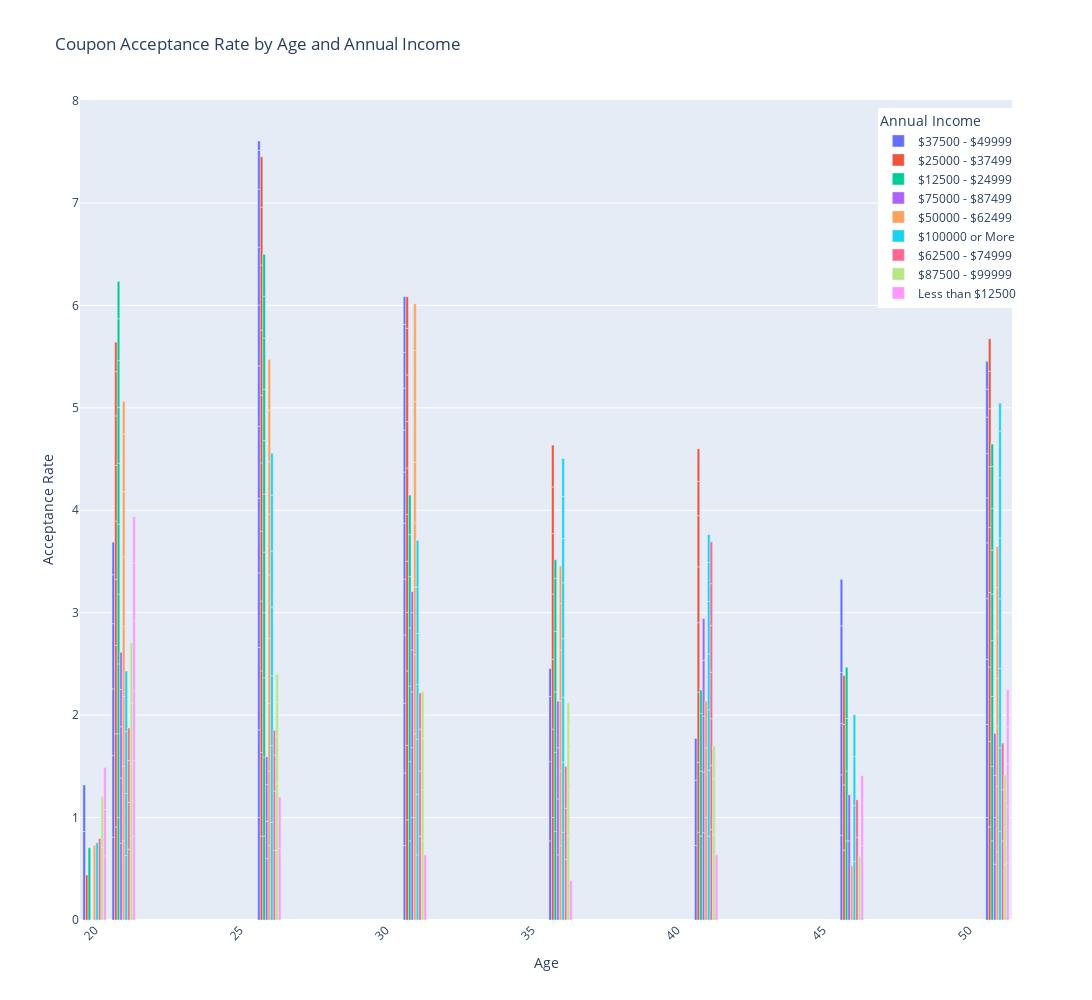

The cell this chart's notebook holds for it:
### Code cell
fig = px.bar(
    sorted_group,
    x='age',
    y='Acceptance_Rate',
    color='income',
    title='Coupon Acceptance Rate by Age and Annual Income',
    labels={'Acceptance_Rate': 'Acceptance Rate', 'age': 'Age', 'annual_income': 'Annual Income'}
)

fig.update_layout(
    xaxis_title='Age',
    yaxis_title='Acceptance Rate',
    legend_title='Annual Income',
    xaxis_tickangle=-45,  # Rotate the x-axis labels
    barmode='group',
    legend=dict(
        yanchor="top",
        y=0.99,
        xanchor="right",
        x=1.01
    ),
    autosize=False,
    width=2500,
    height=1000
)
fig.show()

### Figure 1 — Plotly figure (JSON) as saved in the notebook; plotly's stock layout.template omitted (floating-point values rounded to 4 significant figures)
{"data": [{"alignmentgroup": "True", "hovertemplate": "income=$37500 - $49999<br>Age=%{x}<br>Acceptance Rate=%{y}<extra></extra>", "legendgroup": "$37500 - $49999", "marker": {"color": "#636efa", "pattern": {"shape": ""}}, "name": "$37500 - $49999", "offsetgroup": "$37500 - $49999", "orientation": "v", "showlegend": true, "textposition": "auto", "type": "bar", "x": [51, 26, 51, 20, 26, 46, 21, 26, 21, 36, 36, 41, 26, 26, 31, 31, 26, 31, 31, 21, 51, 21, 41, 36, 26, 51, 26, 46, 26, 26, 31, 51, 31, 46, 31, 46, 21, 46, 20, 46, 51, 51, 41, 31, 31, 26, 51, 31, 21, 31, 51, 51, 31, 36, 26], "xaxis": "x", "y": [1, 1, 0.9091, 0.8636, 0.8571, 0.8261, 0.8095, 0.803, 0.7955, 0.7727, 0.7727, 0.7273, 0.7273, 0.7273, 0.7273, 0.7073, 0.7045, 0.6818, 0.6667, 0.6515, 0.6364, 0.6364, 0.6364, 0.6364, 0.5909, 0.5909, 0.5909, 0.5909, 0.5682, 0.5636, 0.5455, 0.5455, 0.5455, 0.5, 0.5, 0.5, 0.4773, 0.4545, 0.4545, 0.4545, 0.4394, 0.4318, 0.4091, 0.4091, 0.4091, 0.381, 0.3556, 0.3488, 0.3182, 0.2727, 0.2727, 0.2727, 0.2727, 0.2727, 0.09091], "yaxis": "y"}, {"alignmentgroup": "True", "hovertemplate": "income=$25000 - $37499<br>Age=%{x}<br>Acceptance Rate=%{y}<extra></extra>", "legendgroup": "$25000 - $37499", "marker": {"color": "#EF553B", "pattern": {"shape": ""}}, "name": "$25000 - $37499", "offsetgroup": "$25000 - $37499", "orientation": "v", "showlegend": true, "textposition": "auto", "type": "bar", "x": [36, 31, 21, 21, 51, 21, 36, 41, 51, 26, 26, 26, 51, 31, 31, 51, 26, 26, 36, 41, 41, 41, 46, 26, 26, 21, 26, 46, 51, 26, 36, 46, 36, 51, 31, 51, 21, 26, 21, 41, 41, 31, 26, 21, 46, 31, 36, 31, 31, 31, 31, 20, 21, 36, 51, 41, 41, 51, 31, 21], "xaxis": "x", "y": [1, 0.9773, 0.9091, 0.9091, 0.9091, 0.8636, 0.8636, 0.8571, 0.8333, 0.8182, 0.8182, 0.7955, 0.7273, 0.7273, 0.7273, 0.7273, 0.6818, 0.6818, 0.6818, 0.6818, 0.6818, 0.6818, 0.6818, 0.6667, 0.6591, 0.6439, 0.6364, 0.6364, 0.6364, 0.6364, 0.6364, 0.5909, 0.5909, 0.5909, 0.5714, 0.5682, 0.5682, 0.5641, 0.5455, 0.5455, 0.5, 0.5, 0.4925, 0.4819, 0.4773, 0.4545, 0.4545, 0.4545, 0.4545, 0.4545, 0.4545, 0.4394, 0.4318, 0.4091, 0.3636, 0.3333, 0.3182, 0.3182, 0.3077, 0.2879], "yaxis": "y"}, {"alignmentgroup": "True", "hovertemplate": "income=$12500 - $24999<br>Age=%{x}<br>Acceptance Rate=%{y}<extra></extra>", "legendgroup": "$12500 - $24999", "marker": {"color": "#00cc96", "pattern": {"shape": ""}}, "name": "$12500 - $24999", "offsetgroup": "$12500 - $24999", "orientation": "v", "showlegend": true, "textposition": "auto", "type": "bar", "x": [21, 36, 21, 26, 41, 31, 46, 26, 36, 31, 51, 26, 31, 51, 20, 51, 21, 21, 21, 46, 41, 26, 21, 36, 36, 26, 31, 26, 41, 51, 21, 26, 36, 46, 26, 46, 31, 26, 21, 51, 51, 26, 21, 51, 31, 26, 51, 31, 21, 41, 51, 36], "xaxis": "x", "y": [1, 0.8636, 0.8182, 0.8182, 0.8182, 0.7727, 0.7727, 0.7727, 0.7727, 0.7727, 0.7727, 0.7727, 0.7385, 0.7273, 0.7045, 0.6818, 0.6818, 0.6818, 0.6818, 0.6818, 0.6364, 0.6364, 0.5966, 0.5909, 0.5909, 0.5909, 0.5682, 0.5667, 0.5625, 0.5455, 0.5455, 0.5227, 0.5172, 0.5128, 0.5, 0.5, 0.5, 0.5, 0.4545, 0.4545, 0.4286, 0.4091, 0.4091, 0.4091, 0.4091, 0.4091, 0.4091, 0.3864, 0.3636, 0.2273, 0.2174, 0.1818], "yaxis": "y"}, {"alignmentgroup": "True", "hovertemplate": "income=$75000 - $87499<br>Age=%{x}<br>Acceptance Rate=%{y}<extra></extra>", "legendgroup": "$75000 - $87499", "marker": {"color": "#ab63fa", "pattern": {"shape": ""}}, "name": "$75000 - $87499", "offsetgroup": "$75000 - $87499", "orientation": "v", "showlegend": true, "textposition": "auto", "type": "bar", "x": [31, 41, 46, 21, 31, 36, 21, 26, 41, 51, 31, 36, 41, 41, 36, 21, 36, 51, 46, 51, 51, 41, 31, 31, 21, 26, 21, 26, 26, 31, 31], "xaxis": "x", "y": [1, 0.8529, 0.7727, 0.75, 0.6818, 0.6364, 0.6364, 0.6, 0.5909, 0.5455, 0.5455, 0.5455, 0.5455, 0.5455, 0.5, 0.5, 0.4545, 0.4545, 0.45, 0.4118, 0.4091, 0.4091, 0.4091, 0.3636, 0.3636, 0.3636, 0.3636, 0.3578, 0.2727, 0.2093, 0], "yaxis": "y"}, {"alignmentgroup": "True", "hovertemplate": "income=$50000 - $62499<br>Age=%{x}<br>Acceptance Rate=%{y}<extra></extra>", "legendgroup": "$50000 - $62499", "marker": {"color": "#FFA15A", "pattern": {"shape": ""}}, "name": "$50000 - $62499", "offsetgroup": "$50000 - $62499", "orientation": "v", "showlegend": true, "textposition": "auto", "type": "bar", "x": [41, 31, 31, 21, 31, 36, 36, 26, 21, 26, 20, 21, 41, 21, 36, 21, 51, 31, 26, 51, 21, 26, 31, 26, 31, 31, 51, 26, 21, 46, 26, 26, 31, 26, 36, 51, 31, 41, 51, 36, 51, 51, 36, 21, 26], "xaxis": "x", "y": [1, 1, 0.8182, 0.7727, 0.7727, 0.7273, 0.7273, 0.7273, 0.7273, 0.7273, 0.7273, 0.6818, 0.6818, 0.6818, 0.6818, 0.6818, 0.6667, 0.6591, 0.6577, 0.6364, 0.6364, 0.6364, 0.6279, 0.6212, 0.5909, 0.5909, 0.5909, 0.5909, 0.5636, 0.5294, 0.5152, 0.5, 0.5, 0.5, 0.5, 0.4649, 0.4545, 0.4545, 0.4545, 0.4545, 0.4318, 0.4, 0.3636, 0.3182, 0], "yaxis": "y"}, {"alignmentgroup": "True", "hovertemplate": "income=$100000 or More<br>Age=%{x}<br>Acceptance Rate=%{y}<extra></extra>", "legendgroup": "$100000 or More", "marker": {"color": "#19d3f3", "pattern": {"shape": ""}}, "name": "$100000 or More", "offsetgroup": "$100000 or More", "orientation": "v", "showlegend": true, "textposition": "auto", "type": "bar", "x": [26, 51, 36, 41, 51, 51, 20, 26, 51, 26, 36, 26, 41, 31, 36, 21, 21, 21, 31, 41, 51, 51, 21, 46, 36, 26, 46, 41, 36, 26, 31, 31, 41, 31, 46, 51, 31, 31, 36, 36, 46, 26, 41, 36, 41, 51, 36], "xaxis": "x", "y": [0.9524, 0.8636, 0.8571, 0.8182, 0.8182, 0.7727, 0.7538, 0.75, 0.6818, 0.6818, 0.6818, 0.6719, 0.6429, 0.6364, 0.6364, 0.6288, 0.6061, 0.6047, 0.5909, 0.5909, 0.5909, 0.5909, 0.5909, 0.5714, 0.5714, 0.5455, 0.5455, 0.5455, 0.5455, 0.5455, 0.5398, 0.5303, 0.5116, 0.5, 0.4773, 0.4545, 0.4545, 0.4545, 0.4318, 0.4091, 0.4091, 0.4091, 0.381, 0.375, 0.2727, 0.2727, 0], "yaxis": "y"}, {"alignmentgroup": "True", "hovertemplate": "income=$62500 - $74999<br>Age=%{x}<br>Acceptance Rate=%{y}<extra></extra>", "legendgroup": "$62500 - $74999", "marker": {"color": "#FF6692", "pattern": {"shape": ""}}, "name": "$62500 - $74999", "offsetgroup": "$62500 - $74999", "orientation": "v", "showlegend": true, "textposition": "auto", "type": "bar", "x": [41, 31, 46, 20, 51, 21, 26, 31, 41, 36, 26, 36, 51, 41, 41, 21, 41, 51, 31, 21, 41, 41, 36, 46, 26, 31, 21, 26], "xaxis": "x", "y": [0.8824, 0.8182, 0.8095, 0.7955, 0.7727, 0.6923, 0.6818, 0.6364, 0.6279, 0.5909, 0.5758, 0.5, 0.5, 0.4545, 0.4545, 0.4545, 0.4545, 0.4545, 0.4091, 0.4091, 0.4091, 0.4091, 0.4091, 0.3636, 0.3529, 0.3523, 0.3182, 0.2424], "yaxis": "y"}, {"alignmentgroup": "True", "hovertemplate": "income=$87500 - $99999<br>Age=%{x}<br>Acceptance Rate=%{y}<extra></extra>", "legendgroup": "$87500 - $99999", "marker": {"color": "#B6E880", "pattern": {"shape": ""}}, "name": "$87500 - $99999", "offsetgroup": "$87500 - $99999", "orientation": "v", "showlegend": true, "textposition": "auto", "type": "bar", "x": [41, 36, 21, 31, 21, 20, 26, 26, 46, 21, 21, 41, 51, 20, 31, 31, 31, 26, 36, 36, 51, 26, 41, 26, 51, 51, 36, 36], "xaxis": "x", "y": [0.8333, 0.8182, 0.7955, 0.7727, 0.7273, 0.7077, 0.6786, 0.6615, 0.6212, 0.5909, 0.5909, 0.5455, 0.5455, 0.5, 0.5, 0.5, 0.4545, 0.4545, 0.4545, 0.3939, 0.3636, 0.3333, 0.3182, 0.2727, 0.2558, 0.25, 0.2273, 0.2273], "yaxis": "y"}, {"alignmentgroup": "True", "hovertemplate": "income=Less than $12500<br>Age=%{x}<br>Acceptance Rate=%{y}<extra></extra>", "legendgroup": "Less than $12500", "marker": {"color": "#FF97FF", "pattern": {"shape": ""}}, "name": "Less than $12500", "offsetgroup": "Less than $12500", "orientation": "v", "showlegend": true, "textposition": "auto", "type": "bar", "x": [21, 21, 46, 26, 21, 46, 21, 41, 31, 20, 21, 51, 51, 26, 20, 21, 20, 51, 36, 51, 51], "xaxis": "x", "y": [0.8182, 0.7361, 0.7273, 0.7013, 0.6818, 0.6818, 0.6818, 0.6364, 0.6364, 0.626, 0.5665, 0.5606, 0.55, 0.5, 0.4545, 0.4545, 0.4091, 0.4091, 0.3864, 0.3636, 0.3636], "yaxis": "y"}], "layout": {"autosize": false, "barmode": "group", "height": 1000, "legend": {"title": {"text": "Annual Income"}, "tracegroupgap": 0, "x": 1.01, "xanchor": "right", "y": 0.99, "yanchor": "top"}, "title": {"text": "Coupon Acceptance Rate by Age and Annual Income"}, "width": 2500, "xaxis": {"anchor": "y", "domain": [0, 1], "tickangle": -45, "title": {"text": "Age"}}, "yaxis": {"anchor": "x", "domain": [0, 1], "title": {"text": "Acceptance Rate"}}}}
